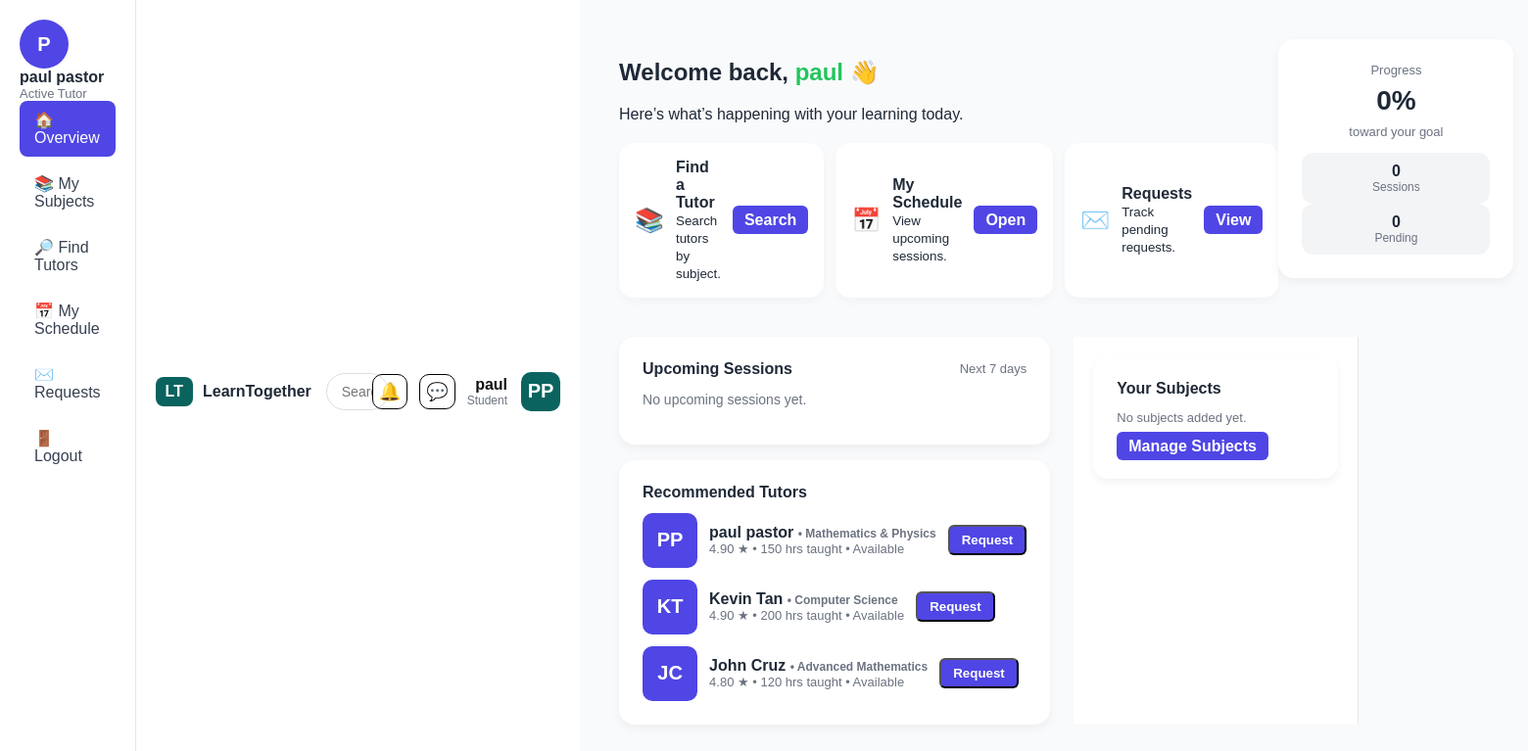
The page /Learner/learnerDashboard.php (signed in) on the database its author committed.
### tables this page shows
CREATE TABLE `users` (
  `id` int(11) NOT NULL,
  `first_name` varchar(100) DEFAULT NULL,
  `last_name` varchar(100) DEFAULT NULL,
  `email` varchar(255) DEFAULT NULL,
  `password` varchar(255) DEFAULT NULL,
  `role` varchar(50) DEFAULT NULL,
  `status` varchar(20) DEFAULT 'active',
  `phone` varchar(20) DEFAULT NULL,
  `verified` tinyint(1) DEFAULT 0,
  `otp_code` varchar(10) DEFAULT NULL
);

CREATE TABLE `tutors` (
  `id` int(11) NOT NULL,
  `user_id` int(11) NOT NULL,
  `expertise` varchar(255) DEFAULT NULL,
  `bio` text DEFAULT NULL,
  `profile_image` varchar(255) DEFAULT NULL,
  `hourly_rate` decimal(8,2) DEFAULT NULL,
  `availability` enum('Available','Unavailable') NOT NULL DEFAULT 'Available',
  `rating` decimal(3,2) DEFAULT 0.00,
  `hours_taught` int(11) DEFAULT 0
);

### Learner/learnerDashboard.php (the view, shortened to what this page needs)
<?php
require '../db.php';
$user_id = $_SESSION['user_id'];
$stmt = $pdo->prepare("SELECT first_name, last_name, role FROM users WHERE id = ?");
$stmt->execute([$user_id]);
$user = $stmt->fetch(PDO::FETCH_ASSOC);
$stmt = $pdo->prepare("SELECT
    COUNT(*) AS total_sessions,
    SUM(status = 'Pending') AS pending_sessions,
    SUM(status = 'Confirmed') AS confirmed_sessions
    FROM reservations WHERE learner_id = ?");
$stmt->execute([$user_id]);
$stats = $stmt->fetch(PDO::FETCH_ASSOC);
$total = $stats['total_sessions'] ?: 1;
$progress = round(($stats['confirmed_sessions'] / $total) * 100);
$stmt = $pdo->prepare("SELECT subject, date, time, duration, status FROM reservations
                       WHERE learner_id = ? ORDER BY date ASC, time ASC LIMIT 3");
$stmt->execute([$user_id]);
$sessions = $stmt->fetchAll(PDO::FETCH_ASSOC);
$stmt = $pdo->prepare("SELECT subject_name AS name, status FROM subjects WHERE learner_id = ?");
$stmt->execute([$user_id]);
$subjects = $stmt->fetchAll(PDO::FETCH_ASSOC);
$stmt = $pdo->query("SELECT t.id, u.first_name, u.last_name, t.expertise, t.availability,
                            t.rating, t.hours_taught
                     FROM tutors t
                     JOIN users u ON u.id = t.user_id
                     ORDER BY t.rating DESC LIMIT 3");
$tutors = $stmt->fetchAll(PDO::FETCH_ASSOC);
?>
<!DOCTYPE html>
<html lang="en">
<head>
  <link rel="stylesheet" href="../CSS/learner.css">
  <link rel="stylesheet" href="../CSS/navbar.css">
</head>
<body>
  <div class="app">
    <aside>
      <div class="sidebar">
        <div class="profile-dropdown" id="profileDropdown" style="position:relative;cursor:pointer;">
          <div class="avatar"><?= strtoupper($user['first_name'][0]) ?></div>
          <div>
            <div style="font-weight:700">
              <?= htmlspecialchars($user['first_name'] . ' ' . $user['last_name']) ?>
            </div>
            <div>
              <?php
                $displayRole = '';
                if (strtolower($user['role']) === 'learner') {
                  $displayRole = 'Learner';
                } elseif (strtolower($user['role']) === 'tutor') {
                  $displayRole = 'Tutor';
                } else {
                  $displayRole = ucfirst($user['role']);
                }
              ?>
              <div style="font-size:13px;color:var(--muted)">
                Active <?= htmlspecialchars($displayRole) ?>
              </div>
            </div>
          </div>
        </div>
        <nav class="navlinks">
          <a class="active" href="learnerDashboard.php">🏠 Overview</a>
          <a href="subjects.php">📚 My Subjects</a>
          <a href="searchTutors.php">🔎 Find Tutors</a>
          <a href="schedule.php">📅 My Schedule</a>
          <a href="requests.php">✉️ Requests</a>
          <a href="../logout.php">🚪 Logout</a>
        </nav>
      </div>
    </aside>
    <div class="nav" role="navigation">
      <div class="logo">
        <div class="mark">LT</div>
        <div style="font-weight:700">LearnTogether</div>
      </div>
      <div class="search">
        <input id="searchInput" placeholder="Search tutors, subjects or topics" />
      </div>
      <div class="nav-actions">
        <button class="icon-btn">🔔</button>
        <button class="icon-btn">💬</button>
        <div style="display:flex;align-items:center;gap:8px;">
          <div class="profile-info">
            <div><?= htmlspecialchars($user['first_name']) ?></div>
            <div>Student</div>
          </div>
          <div class="avatar">
            <?= strtoupper($user['first_name'][0] . $user['last_name'][0]) ?>
          </div>
        </div>
      </div>
    </div>
    <main>
      <section class="welcome">
        <div class="greeting">
          <h1>Welcome back, <span style="color:var(--accent-2)"><?= htmlspecialchars($user['first_name']) ?></span> 👋</h1>
          <p>Here’s what’s happening with your learning today.</p>
          <div class="quick">
            <div class="card">
              <div class="icon">📚</div>
              <div><div style="font-weight:700">Find a Tutor</div><small>Search tutors by subject.</small></div>
              <div style="margin-left:auto"><a href="searchTutors.php" class="cta">Search</a></div>
            </div>
            <div class="card">
              <div class="icon">📅</div>
              <div><div style="font-weight:700">My Schedule</div><small>View upcoming sessions.</small></div>
              <div style="margin-left:auto"><a href="schedule.php" class="cta">Open</a></div>
            </div>
            <div class="card">
              <div class="icon">✉️</div>
              <div><div style="font-weight:700">Requests</div><small>Track pending requests.</small></div>
              <div style="margin-left:auto"><a href="requests.php" class="cta">View</a></div>
            </div>
          </div>
        </div>
        <div style="min-width:240px">
          <div class="card-lg" style="text-align:center">
            <div style="font-size:13px;color:var(--muted)">Progress</div>
            <div style="font-size:28px;font-weight:800;margin-top:8px"><?= $progress ?>%</div>
            <div style="font-size:13px;color:var(--muted);margin-top:8px">toward your goal</div>
            <div class="progress" style="margin-top:14px">
              <div class="pill">
                <div style="font-weight:700"><?= $stats['total_sessions'] ?? 0 ?></div>
                <div style="font-size:12px;color:var(--muted)">Sessions</div>
              </div>
              <div class="pill">
                <div style="font-weight:700"><?= $stats['pending_sessions'] ?? 0 ?></div>
                <div style="font-size:12px;color:var(--muted)">Pending</div>
              </div>
            </div>
          </div>
        </div>
      </section>
      <div class="layout">
        <div>
          <div class="card-lg">
            <div style="display:flex;justify-content:space-between;align-items:center;margin-bottom:12px">
              <div style="font-weight:700">Upcoming Sessions</div>
              <div style="font-size:13px;color:var(--muted)">Next 7 days</div>
            </div>
            <?php if ($sessions): ?>
              <?php foreach ($sessions as $s): ?>
                <div class="session">
                  <div style="width:68px;text-align:center">
                    <div style="font-weight:700"><?= date('M d', strtotime($s['date'])) ?></div>
                    <small><?= date('g:i A', strtotime($s['time'])) ?></small>
                  </div>
                  <div>
                    <div style="font-weight:700"><?= htmlspecialchars($s['subject']) ?></div>
                    <small><?= htmlspecialchars($s['duration']) ?> min</small>
                  </div>
                  <div style="margin-left:auto;color:<?= $s['status'] == 'Confirmed' ? 'var(--accent-2)' : ($s['status'] == 'Pending' ? '#f59e0b' : 'var(--muted)') ?>;font-weight:700">
                    <?= htmlspecialchars($s['status']) ?>
                  </div>
                </div>
              <?php endforeach; ?>
            <?php else: ?>
              <p style="color:var(--muted);font-size:14px;">No upcoming sessions yet.</p>
            <?php endif; ?>
          </div>
          <div class="card-lg" style="margin-top:16px">
            <div style="font-weight:700;margin-bottom:12px">Recommended Tutors</div>
            <div class="tutors-grid">
              <?php foreach ($tutors as $t): ?>
                <div class="tutor">
                  <div class="avatar" style="width:56px;height:56px;border-radius:10px;">
                    <?= strtoupper($t['first_name'][0] . $t['last_name'][0]) ?>
                  </div>
                  <div class="meta">
                    <div style="font-weight:700">
                      <?= htmlspecialchars($t['first_name'] . ' ' . $t['last_name']) ?>
                      <span style="font-size:12px;color:var(--muted);font-weight:600">• <?= htmlspecialchars($t['expertise']) ?></span>
                    </div>
                    <div style="font-size:13px;color:var(--muted)">
                      <?= $t['rating'] ?> ★ • <?= $t['hours_taught'] ?> hrs taught • <?= htmlspecialchars($t['availability']) ?>
                    </div>
                  </div>
                  <div><button class="cta">Request</button></div>
                </div>
              <?php endforeach; ?>
            </div>
          </div>
        </div>
        <aside>
          <div class="card-lg">
            <div style="font-weight:700;margin-bottom:8px">Your Subjects</div>
            <?php if ($subjects): ?>
              <?php foreach ($subjects as $sub): ?>
                <div style="padding:10px;border-radius:10px;background:#f7fffb;">
                  <?= htmlspecialchars($sub['name']) ?> • <?= htmlspecialchars($sub['status']) ?>
                </div>
              <?php endforeach; ?>
            <?php else: ?>
              <p style="font-size:13px;color:var(--muted)">No subjects added yet.</p>
            <?php endif; ?>
            <div style="margin-top:12px">
              <a href="subjects.php" class="cta">Manage Subjects</a>
            </div>
          </div>
        </aside>
      </div>
    </main>
  </div>
</body>
</html>

### CSS/learner.css (style rules this page uses)
:root { --accent: #4f46e5; --accent-2: #22c55e; --muted: #6b7280; --bg: #f9fafb; --card-bg: #ffffff; --border: #e5e7eb; }
body { font-family: 'Poppins', sans-serif; background: var(--bg); margin: 0; color: #1f2937; }
.app { display: flex; min-height: 100vh; }
aside { width: 250px; background: #ffffff; border-right: 1px solid var(--border); padding: 20px; }
.avatar { width: 50px; height: 50px; background: var(--accent); color: white; border-radius: 50%; display: flex; align-items: center; justify-content: center; font-weight: 700; font-size: 20px; }
.navlinks { display: flex; flex-direction: column; gap: 8px; }
.navlinks a { text-decoration: none; color: #374151; padding: 10px 15px; border-radius: 8px; font-weight: 500; transition: 0.2s; }
.navlinks a:hover, .navlinks a.active { background: var(--accent); color: white; }
main { flex: 1; padding: 40px; }
.welcome { display: flex; justify-content: space-between; align-items: flex-start; margin-bottom: 40px; }
.quick { display: flex; gap: 12px; margin-top: 20px; }
.card { flex: 1; background: var(--card-bg); padding: 16px; border-radius: 15px; display: flex; align-items: center; gap: 12px; box-shadow: 0 4px 10px rgba(0,0,0,0.03); }
.icon { font-size: 24px; }
.cta { background: var(--accent); color: white; padding: 6px 12px; border-radius: 6px; text-decoration: none; font-weight: 600; transition: 0.2s; }
.pill { background: #f3f4f6; padding: 10px 14px; border-radius: 12px; text-align: center; }
.layout { display: flex; gap: 24px; }
.card-lg { background: var(--card-bg); border-radius: 16px; padding: 24px; box-shadow: 0 4px 10px rgba(0,0,0,0.05); }
.tutors-grid { display: flex; flex-direction: column; gap: 12px; }
.tutor { display: flex; align-items: center; gap: 12px; }

### CSS/navbar.css (style rules this page uses)
.nav { display: flex; align-items: center; justify-content: space-between; background: white; border-bottom: 1px solid #eee; padding: 10px 20px; gap: 15px; }
.logo { display: flex; align-items: center; gap: 10px; }
.logo .mark { background: #0a635e; color: white; padding: 6px 10px; border-radius: 8px; font-weight: 700; }
.search { flex: 1; max-width: 700px; }
.search input { width: 100%; padding: 10px 15px; border: 1px solid #ddd; border-radius: 20px; outline: none; font-size: 14px; }
.nav-actions { display: flex; align-items: center; gap: 12px; }
.icon-btn { border: 1px solid #000; border-radius: 10px; padding: 6px; background: none; cursor: pointer; font-size: 18px; transition: background 0.2s; }
.nav-actions .avatar { background: #0a635e; color: white; font-weight: 700; width: 40px; height: 40px; border-radius: 10px; display: flex; align-items: center; justify-content: center; }
.nav-actions .profile-info { text-align: right; margin-right: 6px; }
.profile-info div:first-child { font-weight: 700; color: #111; }
.profile-info div:last-child { font-size: 12px; color: var(--muted); }

### rows shown on the page
users: first_name "P", first_name+last_name "paul pastor", role "Tutor", first_name "paul", first_name+last_name "PP"
tutors: user.last_name "PP", user.last_name "paul pastor", expertise "Mathematics & Physics", rating "4.90", hours_taught "150", availability "Available"
tutors: user.last_name "KT", user.last_name "Kevin Tan", expertise "Computer Science", rating "4.90", hours_taught "200", availability "Available"
tutors: user.last_name "JC", user.last_name "John Cruz", expertise "Advanced Mathematics", rating "4.80", hours_taught "120", availability "Available"

### other values the page prints
$progress "0"
$stats['total_sessions'] "0"
$stats['pending_sessions'] "0"
